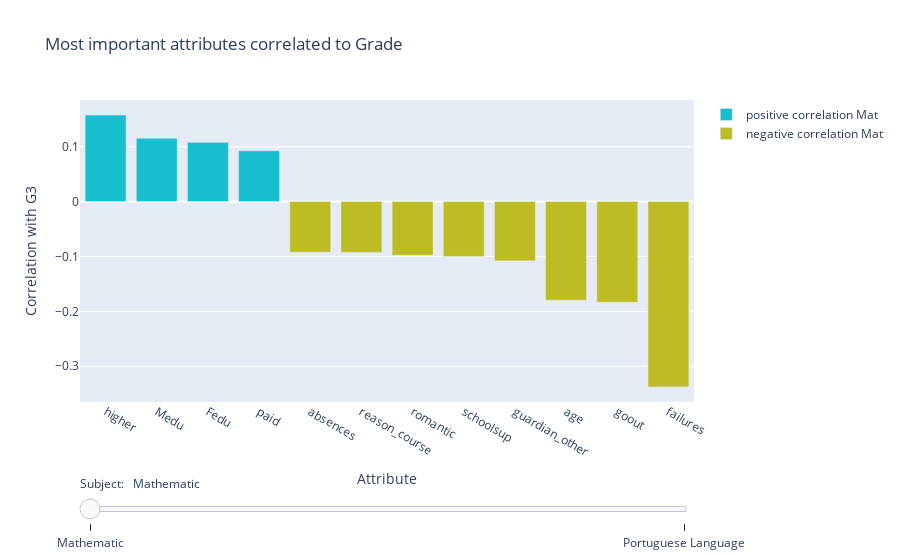

Here is the notebook cell this chart was saved with:
### Code cell
# We do not represent G1 and G2 because their correlation is evident and do not allow a good representation of the other elements

fig = go.Figure()

fig.add_trace(go.Bar(x=topIndexPos[2:], y=topValuePos[2:],
                base=0,
                marker_color=colors[9],
                name='positive correlation Mat',
                hoverinfo='text',
                hovertext = [(x,y) for (x,y) in zip(topIndexPos[2:], topValuePos[2:])]
                ))

fig.add_trace(go.Bar(x=topIndexNeg, y=[abs(ele) for ele in topValueNeg],
                base=topValueNeg,
                marker_color= colors[8],
                name='negative correlation Mat',
                hoverinfo='text',
                hovertext =[(x,y) for (x,y) in zip(topIndexNeg, topValueNeg)]))

fig.add_trace(go.Bar(x=topIndexPosPor[2:], y=topValuePosPor[2:],
                base=0,
                marker_color=colors[1],
                name='positive correlation Por',
                hoverinfo='text',
                hovertext = [(x,y) for (x,y) in zip(topIndexPosPor[2:], topValuePosPor[2:])]
                ))

fig.add_trace(go.Bar(x=topIndexNegPor, y=[abs(ele) for ele in topValueNegPor],
                base=topValueNegPor,
                marker_color= colors[0],
                name='negative correlation Por',
                hoverinfo='text',
                hovertext =[(x,y) for (x,y) in zip(topIndexNegPor, topValueNegPor)]))

fig.data[2].visible = False
fig.data[3].visible = False

stepsG3 = []
labels = ['Mathematic', 'Mathematic', 'Portuguese Language']
for i in range(len(fig.data)):
    if(i==0 or i==2):
        step = dict(
        method="restyle",
        args=["visible", [False] * len(fig.data)],
        label = labels[i]
        )
        step["args"][1][i] = True  # Toggle i'th trace to "visible"
        step["args"][1][i+1] = True  # Toggle i'th trace to "visible"
        stepsG3.append(step)
    

sliders = [dict(
    active=0,
    currentvalue={"prefix": "Subject:   "},
    pad={"t": 70},
    steps=stepsG3
)]

fig.update_layout(
    sliders=sliders,
    barmode='group',
    title='Most important attributes correlated to Grade',
    xaxis_title="Attribute",
    yaxis_title="Correlation with G3"
)

fig.show()

### Figure 1 — Plotly figure (JSON) as saved in the notebook; plotly's stock layout.template omitted (floating-point values rounded to 4 significant figures)
{"data": [{"base": 0, "hoverinfo": "text", "hovertext": ["('higher', 0.15770763492363832)", "('Medu', 0.11539617179051481)", "('Fedu', 0.10805700850956017)", "('paid', 0.09266545996374559)"], "marker": {"color": "rgb(23, 190, 207)"}, "name": "positive correlation Mat", "type": "bar", "x": ["higher", "Medu", "Fedu", "paid"], "y": [0.1577, 0.1154, 0.1081, 0.09267]}, {"base": [-0.09224, -0.09253, -0.09774, -0.09986, -0.108, -0.1796, -0.1834, -0.3377], "hoverinfo": "text", "hovertext": ["('absences', -0.09224367359659309)", "('reason_course', -0.0925335308502547)", "('romantic', -0.0977366045727691)", "('schoolsup', -0.09986023276080284)", "('guardian_other', -0.1079768954163068)", "('age', -0.17964488578240706)", "('goout', -0.18339868866900058)", "('failures', -0.33773129596942697)"], "marker": {"color": "rgb(188, 189, 34)"}, "name": "negative correlation Mat", "type": "bar", "x": ["absences", "reason_course", "romantic", "schoolsup", "guardian_other", "age", "goout", "failures"], "y": [0.09224, 0.09253, 0.09774, 0.09986, 0.108, 0.1796, 0.1834, 0.3377]}, {"base": 0, "hoverinfo": "text", "hovertext": ["('higher', 0.30970781372016215)", "('school', 0.2972171022452872)", "('studytime', 0.16511081549233939)", "('Fedu', 0.14624905788370446)", "('Medu', 0.14480259585376223)", "('reason_reputation', 0.1239143446909842)", "('Mjob_teacher', 0.09640398532552229)"], "marker": {"color": "rgb(255, 127, 14)"}, "name": "positive correlation Por", "type": "bar", "visible": false, "x": ["higher", "school", "studytime", "Fedu", "Medu", "reason_reputation", "Mjob_teacher"], "y": [0.3097, 0.2972, 0.1651, 0.1462, 0.1448, 0.1239, 0.0964]}, {"base": [-0.09335, -0.09385, -0.09534, -0.1107, -0.1162, -0.1236, -0.1267, -0.3802], "hoverinfo": "text", "hovertext": ["('freetime', -0.09334939826896424)", "('reason_other', -0.0938494053494767)", "('reason_course', -0.09533920017945048)", "('age', -0.11072210799523034)", "('Walc', -0.1162485441680166)", "('Dalc', -0.12362742012257182)", "('address', -0.1266628060881863)", "('failures', -0.38023716633053817)"], "marker": {"color": "rgb(31, 119, 180)"}, "name": "negative correlation Por", "type": "bar", "visible": false, "x": ["freetime", "reason_other", "reason_course", "age", "Walc", "Dalc", "address", "failures"], "y": [0.09335, 0.09385, 0.09534, 0.1107, 0.1162, 0.1236, 0.1267, 0.3802]}], "layout": {"barmode": "group", "sliders": [{"active": 0, "currentvalue": {"prefix": "Subject:   "}, "pad": {"t": 70}, "steps": [{"args": ["visible", [true, true, false, false]], "label": "Mathematic", "method": "restyle"}, {"args": ["visible", [false, false, true, true]], "label": "Portuguese Language", "method": "restyle"}]}], "title": {"text": "Most important attributes correlated to Grade"}, "xaxis": {"title": {"text": "Attribute"}}, "yaxis": {"title": {"text": "Correlation with G3"}}}}
